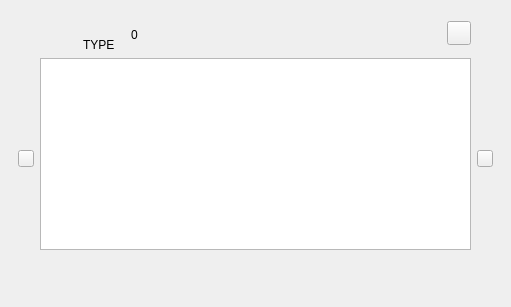
<?xml version="1.0" encoding="UTF-8"?>
<ui version="4.0">
 <class>C_SdNdeDpSelectorWidget</class>
 <widget class="QWidget" name="C_SdNdeDpSelectorWidget">
  <property name="geometry">
   <rect>
    <x>0</x>
    <y>0</y>
    <width>511</width>
    <height>307</height>
   </rect>
  </property>
  <property name="focusPolicy">
   <enum>Qt::ClickFocus</enum>
  </property>
  <property name="windowTitle">
   <string>Form</string>
  </property>
  <layout class="QVBoxLayout" name="verticalLayout_6">
   <property name="spacing">
    <number>0</number>
   </property>
   <property name="leftMargin">
    <number>18</number>
   </property>
   <property name="topMargin">
    <number>0</number>
   </property>
   <property name="rightMargin">
    <number>18</number>
   </property>
   <property name="bottomMargin">
    <number>15</number>
   </property>
   <item>
    <layout class="QVBoxLayout" name="pc_VerticalLayout_5" stretch="0,0,1,0,0">
     <property name="spacing">
      <number>0</number>
     </property>
     <item>
      <layout class="QHBoxLayout" name="pc_HorizontalLayout_3" stretch="0,0,0,0,0,0,1,0,0">
       <item>
        <spacer name="pc_HorizontalSpacer2">
         <property name="orientation">
          <enum>Qt::Horizontal</enum>
         </property>
         <property name="sizeType">
          <enum>QSizePolicy::Fixed</enum>
         </property>
         <property name="sizeHint" stdset="0">
          <size>
           <width>21</width>
           <height>20</height>
          </size>
         </property>
        </spacer>
       </item>
       <item>
        <layout class="QVBoxLayout" name="pc_VerticalLayout_4" stretch="0,0,0,0">
         <property name="spacing">
          <number>0</number>
         </property>
         <item>
          <spacer name="verticalSpacer">
           <property name="orientation">
            <enum>Qt::Vertical</enum>
           </property>
           <property name="sizeHint" stdset="0">
            <size>
             <width>1</width>
             <height>1</height>
            </size>
           </property>
          </spacer>
         </item>
         <item>
          <spacer name="pc_VerticalSpacer_7">
           <property name="orientation">
            <enum>Qt::Vertical</enum>
           </property>
           <property name="sizeType">
            <enum>QSizePolicy::Fixed</enum>
           </property>
           <property name="sizeHint" stdset="0">
            <size>
             <width>20</width>
             <height>2</height>
            </size>
           </property>
          </spacer>
         </item>
         <item>
          <widget class="stw_opensyde_gui_elements::C_OgeLabSvgOnly" name="pc_LabelDpLogo">
           <property name="minimumSize">
            <size>
             <width>30</width>
             <height>30</height>
            </size>
           </property>
           <property name="maximumSize">
            <size>
             <width>30</width>
             <height>30</height>
            </size>
           </property>
           <property name="text">
            <string/>
           </property>
           <property name="scaledContents">
            <bool>false</bool>
           </property>
           <property name="alignment">
            <set>Qt::AlignBottom|Qt::AlignLeading|Qt::AlignLeft</set>
           </property>
          </widget>
         </item>
         <item>
          <spacer name="pc_VerticalSpacer">
           <property name="orientation">
            <enum>Qt::Vertical</enum>
           </property>
           <property name="sizeType">
            <enum>QSizePolicy::Fixed</enum>
           </property>
           <property name="sizeHint" stdset="0">
            <size>
             <width>20</width>
             <height>3</height>
            </size>
           </property>
          </spacer>
         </item>
        </layout>
       </item>
       <item>
        <spacer name="pc_HorizontalSpacer6">
         <property name="orientation">
          <enum>Qt::Horizontal</enum>
         </property>
         <property name="sizeType">
          <enum>QSizePolicy::Fixed</enum>
         </property>
         <property name="sizeHint" stdset="0">
          <size>
           <width>14</width>
           <height>20</height>
          </size>
         </property>
        </spacer>
       </item>
       <item>
        <layout class="QVBoxLayout" name="verticalLayout" stretch="0,0">
         <property name="spacing">
          <number>0</number>
         </property>
         <item>
          <spacer name="pc_VerticalSpacer_5">
           <property name="orientation">
            <enum>Qt::Vertical</enum>
           </property>
           <property name="sizeType">
            <enum>QSizePolicy::Fixed</enum>
           </property>
           <property name="sizeHint" stdset="0">
            <size>
             <width>20</width>
             <height>11</height>
            </size>
           </property>
          </spacer>
         </item>
         <item>
          <widget class="stw_opensyde_gui_elements::C_OgeLabCategoryHeading" name="pc_LabelDpCategory">
           <property name="text">
            <string>TYPE</string>
           </property>
           <property name="alignment">
            <set>Qt::AlignBottom|Qt::AlignLeading|Qt::AlignLeft</set>
           </property>
          </widget>
         </item>
        </layout>
       </item>
       <item>
        <spacer name="pc_HorizontalSpacer5">
         <property name="orientation">
          <enum>Qt::Horizontal</enum>
         </property>
         <property name="sizeType">
          <enum>QSizePolicy::Fixed</enum>
         </property>
         <property name="sizeHint" stdset="0">
          <size>
           <width>16</width>
           <height>20</height>
          </size>
         </property>
        </spacer>
       </item>
       <item>
        <layout class="QVBoxLayout" name="pc_VerticalLayout_2" stretch="0,0,0">
         <property name="spacing">
          <number>0</number>
         </property>
         <item>
          <spacer name="pc_VerticalSpacer_6">
           <property name="orientation">
            <enum>Qt::Vertical</enum>
           </property>
           <property name="sizeType">
            <enum>QSizePolicy::Fixed</enum>
           </property>
           <property name="sizeHint" stdset="0">
            <size>
             <width>20</width>
             <height>19</height>
            </size>
           </property>
          </spacer>
         </item>
         <item>
          <widget class="stw_opensyde_gui_elements::C_OgeLabCategorySubHeading" name="pc_LabelDpCount">
           <property name="text">
            <string>0</string>
           </property>
          </widget>
         </item>
         <item>
          <spacer name="pc_VerticalSpacer_2">
           <property name="orientation">
            <enum>Qt::Vertical</enum>
           </property>
           <property name="sizeType">
            <enum>QSizePolicy::Fixed</enum>
           </property>
           <property name="sizeHint" stdset="0">
            <size>
             <width>20</width>
             <height>2</height>
            </size>
           </property>
          </spacer>
         </item>
        </layout>
       </item>
       <item>
        <spacer name="pc_HorizontalSpacer">
         <property name="orientation">
          <enum>Qt::Horizontal</enum>
         </property>
         <property name="sizeHint" stdset="0">
          <size>
           <width>40</width>
           <height>20</height>
          </size>
         </property>
        </spacer>
       </item>
       <item>
        <layout class="QVBoxLayout" name="pc_VerticalLayout_3" stretch="0,0,0">
         <property name="spacing">
          <number>0</number>
         </property>
         <item>
          <spacer name="pc_VerticalSpacer_8">
           <property name="orientation">
            <enum>Qt::Vertical</enum>
           </property>
           <property name="sizeType">
            <enum>QSizePolicy::Fixed</enum>
           </property>
           <property name="sizeHint" stdset="0">
            <size>
             <width>20</width>
             <height>21</height>
            </size>
           </property>
          </spacer>
         </item>
         <item>
          <widget class="stw_opensyde_gui_elements::C_OgePubIconOnly" name="pc_PushButtonAdd">
           <property name="sizePolicy">
            <sizepolicy hsizetype="Fixed" vsizetype="Fixed">
             <horstretch>0</horstretch>
             <verstretch>0</verstretch>
            </sizepolicy>
           </property>
           <property name="minimumSize">
            <size>
             <width>24</width>
             <height>24</height>
            </size>
           </property>
           <property name="maximumSize">
            <size>
             <width>24</width>
             <height>24</height>
            </size>
           </property>
           <property name="text">
            <string/>
           </property>
          </widget>
         </item>
         <item>
          <spacer name="pc_VerticalSpacer_3">
           <property name="orientation">
            <enum>Qt::Vertical</enum>
           </property>
           <property name="sizeType">
            <enum>QSizePolicy::Fixed</enum>
           </property>
           <property name="sizeHint" stdset="0">
            <size>
             <width>20</width>
             <height>7</height>
            </size>
           </property>
          </spacer>
         </item>
        </layout>
       </item>
       <item>
        <spacer name="pc_HorizontalSpacer3_2">
         <property name="orientation">
          <enum>Qt::Horizontal</enum>
         </property>
         <property name="sizeType">
          <enum>QSizePolicy::Fixed</enum>
         </property>
         <property name="sizeHint" stdset="0">
          <size>
           <width>22</width>
           <height>20</height>
          </size>
         </property>
        </spacer>
       </item>
      </layout>
     </item>
     <item>
      <spacer name="pc_VerticalSpacer_4">
       <property name="orientation">
        <enum>Qt::Vertical</enum>
       </property>
       <property name="sizeType">
        <enum>QSizePolicy::Fixed</enum>
       </property>
       <property name="sizeHint" stdset="0">
        <size>
         <width>20</width>
         <height>6</height>
        </size>
       </property>
      </spacer>
     </item>
     <item>
      <layout class="QHBoxLayout" name="pc_HorizontalListLayout">
       <property name="spacing">
        <number>6</number>
       </property>
       <item>
        <widget class="stw_opensyde_gui_elements::C_OgePubIconOnly" name="pc_PushButtonScrollLeft">
         <property name="minimumSize">
          <size>
           <width>16</width>
           <height>17</height>
          </size>
         </property>
         <property name="maximumSize">
          <size>
           <width>16</width>
           <height>17</height>
          </size>
         </property>
         <property name="text">
          <string/>
         </property>
        </widget>
       </item>
       <item>
        <widget class="QWidget" name="pc_ListContainerWidget" native="true">
         <layout class="QVBoxLayout" name="verticalLayout_2">
          <property name="spacing">
           <number>0</number>
          </property>
          <property name="leftMargin">
           <number>0</number>
          </property>
          <property name="topMargin">
           <number>0</number>
          </property>
          <property name="rightMargin">
           <number>0</number>
          </property>
          <property name="bottomMargin">
           <number>0</number>
          </property>
          <item>
           <widget class="stw_opensyde_gui::C_SdNdeDpSelectorListWidget" name="pc_ListWidget">
            <property name="sizePolicy">
             <sizepolicy hsizetype="Expanding" vsizetype="Fixed">
              <horstretch>0</horstretch>
              <verstretch>0</verstretch>
             </sizepolicy>
            </property>
           </widget>
          </item>
          <item>
           <spacer name="verticalSpacer_2">
            <property name="orientation">
             <enum>Qt::Vertical</enum>
            </property>
            <property name="sizeHint" stdset="0">
             <size>
              <width>20</width>
              <height>0</height>
             </size>
            </property>
           </spacer>
          </item>
         </layout>
        </widget>
       </item>
       <item>
        <widget class="stw_opensyde_gui_elements::C_OgePubIconOnly" name="pc_PushButtonScrollRight">
         <property name="minimumSize">
          <size>
           <width>16</width>
           <height>17</height>
          </size>
         </property>
         <property name="maximumSize">
          <size>
           <width>16</width>
           <height>17</height>
          </size>
         </property>
         <property name="text">
          <string/>
         </property>
        </widget>
       </item>
      </layout>
     </item>
     <item>
      <spacer name="pc_VerticalSpacer_9">
       <property name="orientation">
        <enum>Qt::Vertical</enum>
       </property>
       <property name="sizeType">
        <enum>QSizePolicy::Fixed</enum>
       </property>
       <property name="sizeHint" stdset="0">
        <size>
         <width>20</width>
         <height>12</height>
        </size>
       </property>
      </spacer>
     </item>
     <item>
      <layout class="QHBoxLayout" name="pc_HorizontalLayout2" stretch="1,1,1,0">
       <property name="leftMargin">
        <number>3</number>
       </property>
       <item>
        <spacer name="pc_HorizontalSpacer4">
         <property name="orientation">
          <enum>Qt::Horizontal</enum>
         </property>
         <property name="sizeHint" stdset="0">
          <size>
           <width>40</width>
           <height>20</height>
          </size>
         </property>
        </spacer>
       </item>
       <item>
        <widget class="stw_opensyde_gui_elements::C_OgeWiBopperle" name="pc_IndexViewWidget" native="true">
         <property name="sizePolicy">
          <sizepolicy hsizetype="Fixed" vsizetype="Fixed">
           <horstretch>0</horstretch>
           <verstretch>0</verstretch>
          </sizepolicy>
         </property>
        </widget>
       </item>
       <item>
        <spacer name="pc_HorizontalSpacer3">
         <property name="orientation">
          <enum>Qt::Horizontal</enum>
         </property>
         <property name="sizeHint" stdset="0">
          <size>
           <width>40</width>
           <height>20</height>
          </size>
         </property>
        </spacer>
       </item>
       <item>
        <spacer name="pc_HorizontalSpacer7">
         <property name="orientation">
          <enum>Qt::Horizontal</enum>
         </property>
         <property name="sizeType">
          <enum>QSizePolicy::Fixed</enum>
         </property>
         <property name="sizeHint" stdset="0">
          <size>
           <width>43</width>
           <height>20</height>
          </size>
         </property>
        </spacer>
       </item>
      </layout>
     </item>
    </layout>
   </item>
  </layout>
 </widget>
 <customwidgets>
  <customwidget>
   <class>stw_opensyde_gui_elements::C_OgePubIconOnly</class>
   <extends>QPushButton</extends>
   <header>C_OgePubIconOnly.h</header>
  </customwidget>
  <customwidget>
   <class>stw_opensyde_gui_elements::C_OgeLabSvgOnly</class>
   <extends>QLabel</extends>
   <header>C_OgeLabSvgOnly.h</header>
  </customwidget>
  <customwidget>
   <class>stw_opensyde_gui::C_SdNdeDpSelectorListWidget</class>
   <extends>QListWidget</extends>
   <header>C_SdNdeDpSelectorListWidget.h</header>
  </customwidget>
  <customwidget>
   <class>stw_opensyde_gui_elements::C_OgeLabCategorySubHeading</class>
   <extends>QLabel</extends>
   <header>C_OgeLabCategorySubHeading.h</header>
  </customwidget>
  <customwidget>
   <class>stw_opensyde_gui_elements::C_OgeLabCategoryHeading</class>
   <extends>QLabel</extends>
   <header>C_OgeLabCategoryHeading.h</header>
  </customwidget>
  <customwidget>
   <class>stw_opensyde_gui_elements::C_OgeWiBopperle</class>
   <extends>QWidget</extends>
   <header>C_OgeWiBopperle.h</header>
   <container>1</container>
  </customwidget>
 </customwidgets>
 <resources/>
 <connections/>
</ui>
